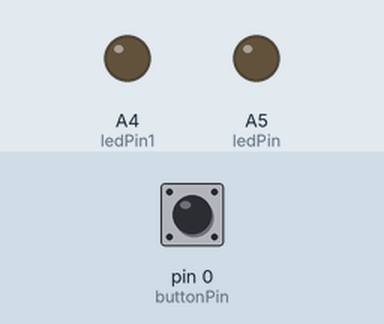
Simulated run of this sketch. Board: Arduino Uno, built with avr-gcc and run on an emulated ATmega328P. On the bench: output pins drawn as LEDs (lit = HIGH). Inputs (shaded band) come from the test bench; at power-on: pin 0 (buttonPin) LOW.

Above: at 1.2 s.
1.3 s: pin 0 (buttonPin) pulled HIGH for 3.2 s
At 3.6 s:
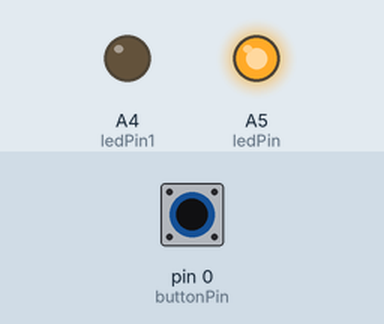
Timing chart, 0 to 6.0 s (numbered marks = the images above; inputs shaded):
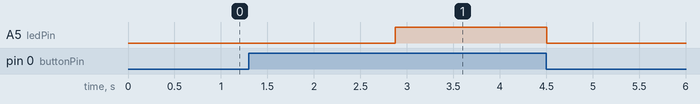

The sketch:

ButtonLedIncrementForTwoLeds.ino
```cpp
const int buttonPin = 0; //The button pin
const int buttonPin1 = 0;
const int ledPin =  A5;
const int ledPin1 = A4; // the number of the LED pin

// variables will change:
int buttonState1 = 0;
int buttonState = 0;
int Val1 = 0;
int Val = 0;
int oldVal = 0;
int oldVal1 = 0 ;

void setup() {
  // initialize the LED pin as an output:
  pinMode(ledPin, OUTPUT);
  pinMode (ledPin1, OUTPUT);
  // initialize the pushbutton pin as an input:
  pinMode(buttonPin, INPUT);
  pinMode(buttonPin1, INPUT);
}

void loop(){

  buttonState = digitalRead(buttonPin);
  buttonState1= digitalRead(buttonPin1);

  if (buttonState == HIGH) {
    delay (25);
   Val= oldVal+4 ;
   oldVal = Val ;
   analogWrite (ledPin,Val);
  }
  else {
    analogWrite(ledPin, Val);
  }


 if (buttonState1 == HIGH) {
    delay (25);
   Val= oldVal1+4 ;
   oldVal1 = Val1 ;
   analogWrite (ledPin1,Val);
  }
  else {
    analogWrite(ledPin, Val);
  }

}
```

Measured:
- after the input at 1.3 s, A5 (ledPin): LOW → HIGH after 1.6 s, → LOW 1.6 s later
